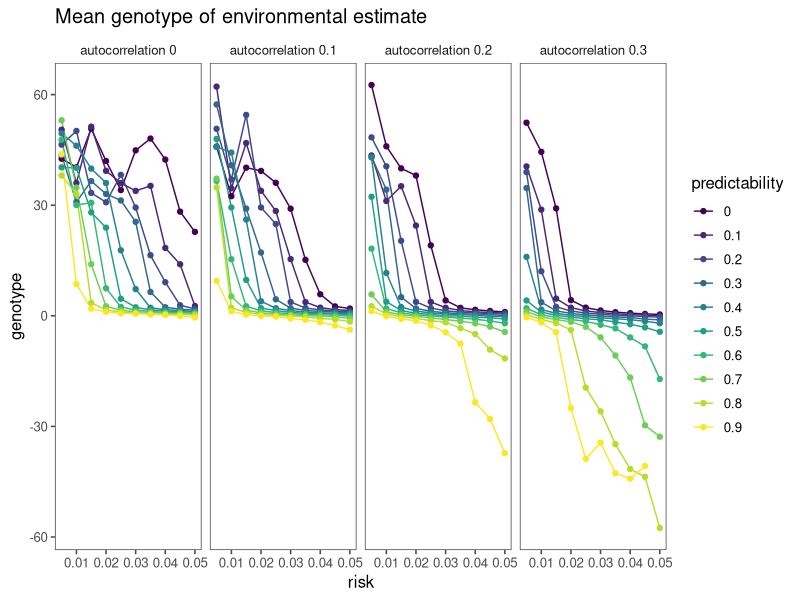
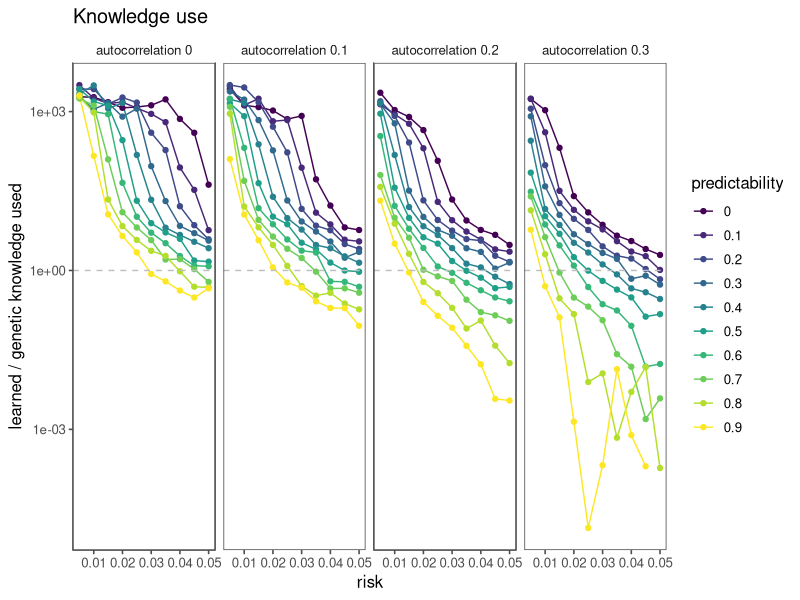
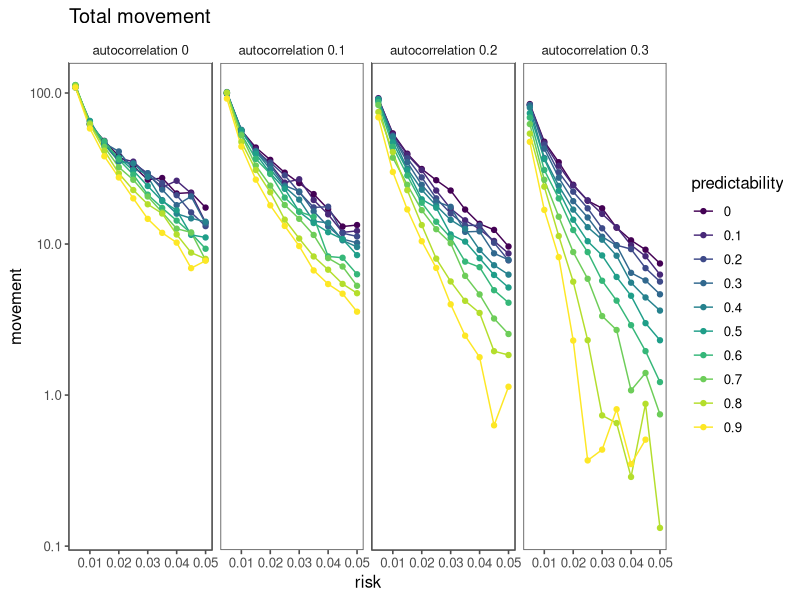

The R script that drew these images, in order:
## ---- chunk 1
knitr::opts_chunk$set(echo = FALSE, message = FALSE, 
                      warning = FALSE, cache = TRUE,
                      fig.height = 4, fig.width = 8)
## ---- chunk 2
library(ggplot2)
require(plyr)
require(magrittr)
require(ggthemes)
simudata <- read.csv("../Wright-Fisher/res/big_simu_processed_mu_mutation1.csv")
simudata$mu_ratio <- simudata$mean_genotypenu/simudata$mean_moved

logit <- function(x){
  log(x/(1-x))
}

aggregate_simu <- aggregate(.~risk+pred_temp+sp_auto, data = simudata, FUN = "mean")

aggregate_simu$sp_auto <- as.factor(aggregate_simu$sp_auto)
gene_names <- c("mu0","nu","alpha","beta","thr")

aggregate_simu <- aggregate_simu %>% 
  mutate(autocorrelation = paste("autocorrelation", sp_auto),
         predictability = factor(pred_temp))

gglist <- list(geom_line(), geom_point(),
               facet_grid(.~autocorrelation),
               theme_few(), 
               scale_color_viridis_d())

## ---- chunk 3

# Genetically encoded knowledge

ggplot(aggregate_simu %>% 
         mutate(genotype = mean_genotypemu0),
       aes(risk, genotype, col=predictability)) + gglist + 
       #aes(risk, pred_temp, fill=genotype)) + gglist + 
  ggtitle("Mean genotype of environmental estimate") 
## ---- chunk 4

ggplot(aggregate_simu %>% 
         mutate(knowledge = 1/mu_ratio), 
       aes(risk, knowledge, col=predictability)) + gglist + 
       #aes(risk, pred_temp, fill=knowledge)) + gglist + 
  ggtitle("Knowledge use") +
  scale_y_continuous(trans='log10') + 
  geom_hline(yintercept = 1, col = "grey", lty = 2) + 
  ylab("learned / genetic knowledge used")

## ---- chunk 5
ggplot(aggregate_simu %>% 
         mutate(movement = mean_moved), 
       aes(risk, movement, col=predictability)) + 
       # aes(risk, pred_temp, fill=movement)) + 
  gglist + 
  scale_y_continuous(trans='log10') + 
  ggtitle("Total movement")
